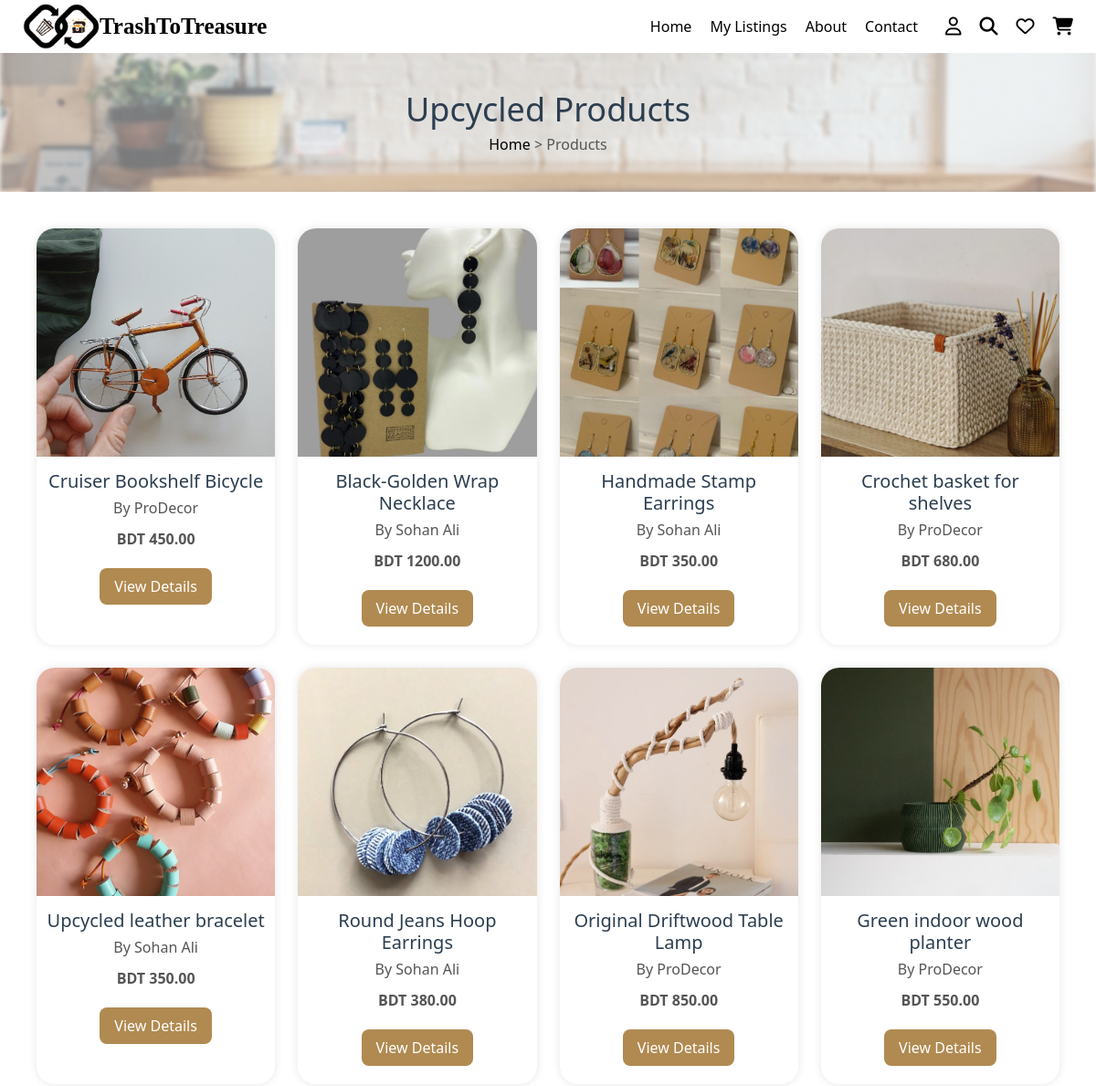
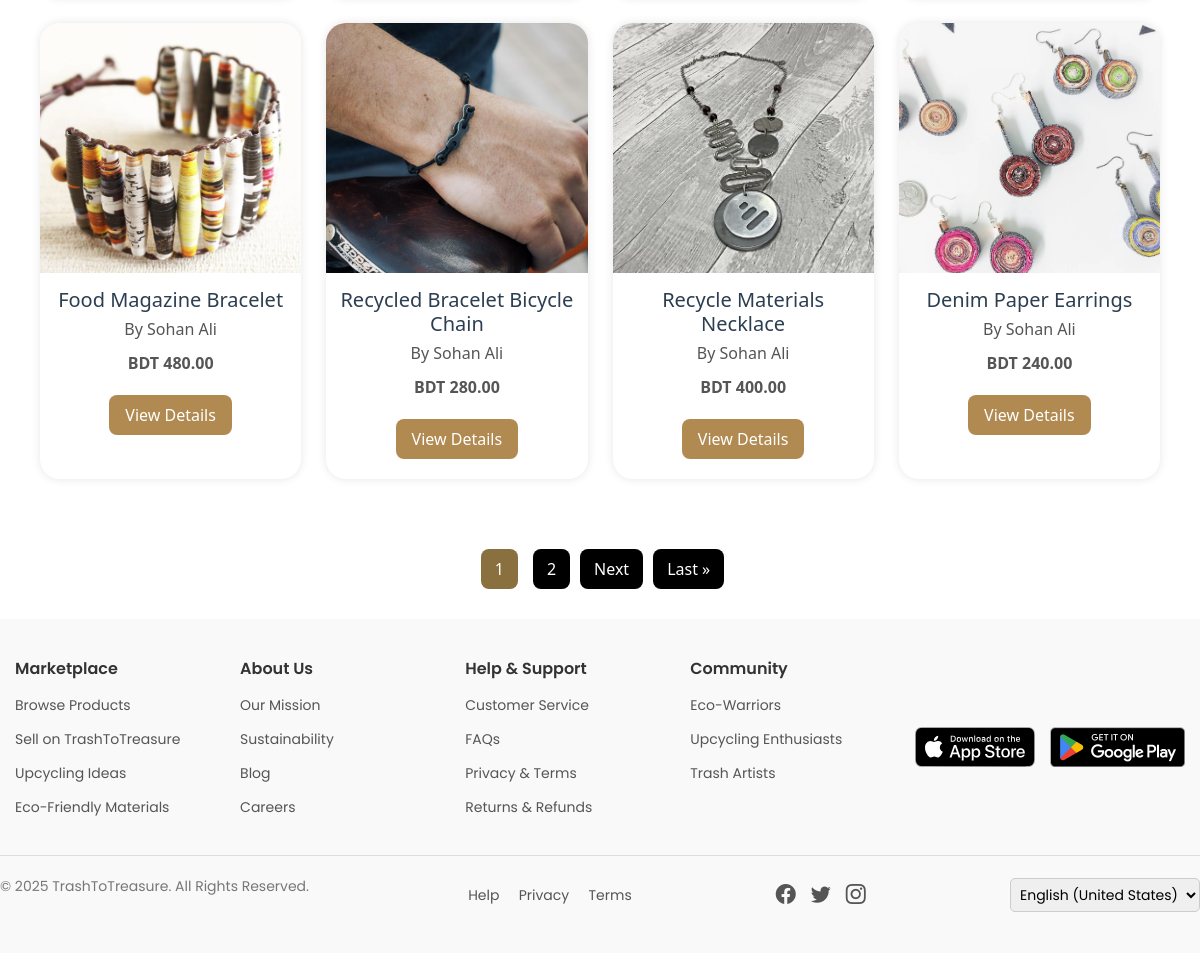
Screenshot of /upcycled_products/ (signed in) with the database file from the repository (2 pictures, top to bottom).
### marketplace/models.py (models this page shows, shortened)
class UpcycledProduct(models.Model):
    product_name = models.CharField(max_length=255, default="")
    category = models.CharField(max_length=100, default="")
    description = models.TextField()
    price = models.DecimalField(max_digits=10, decimal_places=2)
    product_status = models.CharField(max_length=20, choices=PRODUCT_STATUS_CHOICES, default='active')
    artisan = models.ForeignKey(User, on_delete=models.CASCADE, related_name='upcycled_products', null=True, blank=True)
    approval_status = models.BooleanField(default=False)
    stock_availability = models.IntegerField()
    product_images = models.ImageField(upload_to='upcycled_products/', blank=True, null=True)
    location = models.CharField(max_length=255, default="")
    rating = models.DecimalField(max_digits=3, decimal_places=2, default=0.0)
    tags = models.CharField(max_length=255, blank=True, null=True)
    listing_date = models.DateTimeField(auto_now_add=True)
    last_updated = models.DateTimeField(auto_now=True, null=True, blank=True)
    sold_count = models.IntegerField(default=0)
    delivery_status = models.CharField(max_length=20, choices=DELIVERY_STATUS_CHOICES, default='ready')
    slug = models.SlugField(max_length=255, unique=True, blank=True)

### users/models.py (models this page shows, shortened)
class CustomUser(AbstractUser):
    name = models.CharField(max_length=100)
    email = models.EmailField(unique=True)
    phone = models.CharField(max_length=15)
    role = models.CharField(max_length=10, choices=ROLE_CHOICES)
    account_status = models.CharField(max_length=10, choices=ACCOUNT_STATUS_CHOICES, default='active')
    objects = CustomUserManager()  # ✅ Use your custom manager
    REQUIRED_FIELDS = ['email']
    USERNAME_FIELD = 'username'

### marketplace/views.py (the view)
# urls.py: path('upcycled_products/', views.upcycled_products, name='upcycled_products'),
@login_required
def upcycled_products(request):
    products = UpcycledProduct.objects.all().order_by('-id')
    paginator = Paginator(products, 12)  # 12 products per page
    page_number = request.GET.get('page')
    page_obj = paginator.get_page(page_number)
    return render(request, 'upcycled_products.html', {'page_obj': page_obj})

### marketplace/templates/upcycled_products.html (shortened to what this page needs)
{% load static %}
{% include "header.html" %}
<!DOCTYPE html>
<html lang="en">
<head>
    <link rel="stylesheet" href="{% static 'css/buyer_profile.css' %}">
</head>
<body>
<section class="product-banner">
    <h2>Upcycled Products</h2>
    <p><a href="/">Home</a> > Products</p>
</section>
<div class="products-grid">
    {% for product in page_obj %}
        <div class="product-card">
            <img src="{{ product.product_images.url }}" alt="{{ product.product_name }}">
            <h3>{{ product.product_name }}</h3>
            <p>By {{ product.artisan.name }}</p>
            <p><strong>BDT {{ product.price }}</strong></p>
            <a href="{% url 'upcycled_product_details' product.slug %}">View Details</a>
        </div>
    {% endfor %}
</div>
<div class="pagination-wrapper">
    <div class="pagination">
        {% for num in page_obj.paginator.page_range %}
            {% if page_obj.number == num %}
                <strong style="margin: 0 5px;">{{ num }}</strong>
            {% elif num >= page_obj.number|add:'-2' and num <= page_obj.number|add:'2' %}
                <a href="?page={{ num }}">{{ num }}</a>
            {% endif %}
        {% endfor %}
        {% if page_obj.has_next %}
            <a href="?page={{ page_obj.next_page_number }}">Next</a>
            <a href="?page={{ page_obj.paginator.num_pages }}">Last &raquo;</a>
        {% endif %}
    </div>
</div>
</body>
</html>
{% include "footer.html" %}

### marketplace/static/css/buyer_profile.css (style rules this page uses)
.product-banner { text-align: center; padding: 50px 0; background: url('/static/images/bg.png') no-repeat center; background-size: cover; color: #000; }
.product-banner h2 { font-size: 40px; margin: 0; }
.product-banner p { margin: 10px 0 0; }
.product-banner a { color: #000; text-decoration: none; }
h2 { font-size: 24px; margin-bottom: 20px; color: #333; }

### marketplace/templates/header.html (style rules this page uses)
* { margin: 0; padding: 0; box-sizing: border-box; }
body { font-family: Arial, sans-serif; background: #fff; }

### marketplace/templates/upcycled_products.html (style rules this page uses)
.products-grid { display: grid; grid-template-columns: repeat(auto-fit, minmax(250px, 1fr)); gap: 25px; padding: 40px; max-width: 1200px; margin: auto; }
.product-card { background: #fff; border-radius: 20px; box-shadow: 0 0 10px rgba(0,0,0,0.1); overflow: hidden; text-align: center; transition: 0.3s ease-in-out; }
.product-card img { width: 100%; height: 250px; object-fit: cover; }
.product-card h3 { margin: 15px 10px 5px; font-size: 20px; color: #2c3e50; }
.product-card p { margin: 0 10px 10px; color: #555; }
.product-card a { display: inline-block; margin: 10px 0 20px; padding: 8px 16px; background-color: #b08a51; color: #fff; border-radius: 8px; text-decoration: none; }
.product-banner { text-align: center; background-color: #e0f7ec; padding: 40px 0; }
.product-banner h2 { font-size: 36px; color: #2c3e50; }
.product-banner p { color: #555; margin-top: 5px; }
.pagination-wrapper { width: 100%; display: flex; justify-content: center; margin: 30px 0; }
.pagination { display: flex; gap: 10px; flex-wrap: wrap; }
.pagination a, .pagination strong { padding: 8px 14px; background-color:rgb(0, 0, 0); color: #fff; border-radius: 8px; text-decoration: none; font-weight: 500; }
.pagination strong { background-color: #8a6f3f; }

### rows the page displays
UpcycledProduct: product_images (picture), product_name "Cruiser Bookshelf Bicycle", artisan.name "ProDecor", price "450.00"
UpcycledProduct: product_images (picture), product_name "Black-Golden Wrap Necklace", artisan.name "Sohan Ali", price "1200.00"
UpcycledProduct: product_images (picture), product_name "Handmade Stamp Earrings", artisan.name "Sohan Ali", price "350.00"
UpcycledProduct: product_images (picture), product_name "Crochet basket for shelves", artisan.name "ProDecor", price "680.00"
UpcycledProduct: product_images (picture), product_name "Upcycled leather bracelet", artisan.name "Sohan Ali", price "350.00"
UpcycledProduct: product_images (picture), product_name "Round Jeans Hoop Earrings", artisan.name "Sohan Ali", price "380.00"
UpcycledProduct: product_images (picture), product_name "Original Driftwood Table Lamp", artisan.name "ProDecor", price "850.00"
UpcycledProduct: product_images (picture), product_name "Green indoor wood planter", artisan.name "ProDecor", price "550.00"
UpcycledProduct: product_images (picture), product_name "Food Magazine Bracelet", artisan.name "Sohan Ali", price "480.00"
UpcycledProduct: product_images (picture), product_name "Recycled Bracelet Bicycle Chain", artisan.name "Sohan Ali", price "280.00"
UpcycledProduct: product_images (picture), product_name "Recycle Materials Necklace", artisan.name "Sohan Ali", price "400.00"
UpcycledProduct: product_images (picture), product_name "Denim Paper Earrings", artisan.name "Sohan Ali", price "240.00"

### other values shown
{{ num }} "1"
{{ num }} "2"
